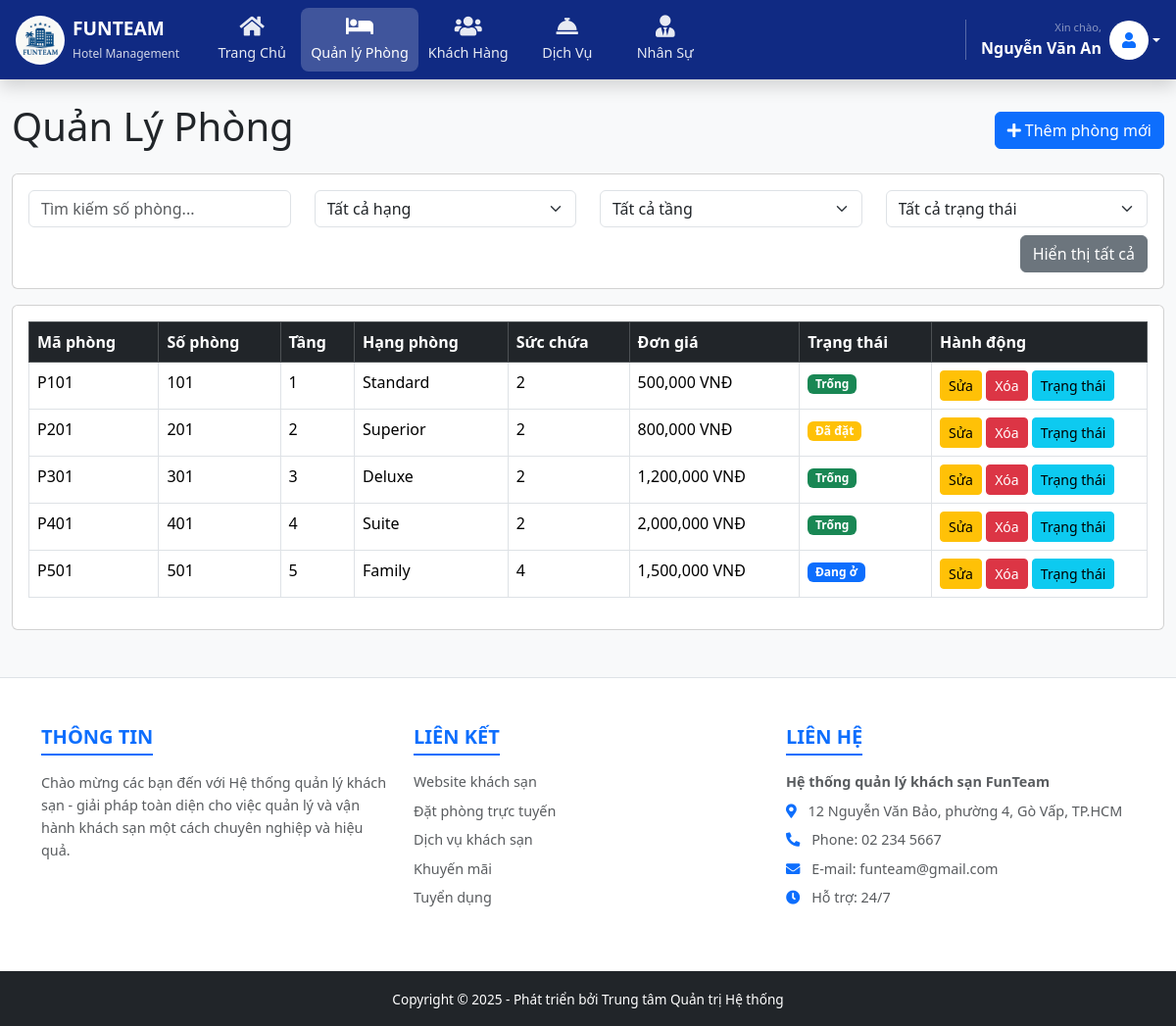
/hotel_management/dashboard.php?page=phong (signed in), run on the app's committed database.
### tables this page shows
CREATE TABLE `phong` (
  `maPhong` varchar(20) NOT NULL,
  `maLoaiPhong` varchar(20) default NULL,
  `tinhTrang` varchar(50) default NULL,
  `giaPhong` decimal(10,2) default NULL,
  `sucChua` int(11) default NULL,
  `tangPhong` varchar(20) default NULL,
  `soPhong` varchar(10) default NULL,
  `hangPhong` varchar(50) default NULL,
  PRIMARY KEY  (`maPhong`),
  KEY `maLoaiPhong` (`maLoaiPhong`)
);

### hotel_management/controller/phongController.php (called while the page is built, shortened)
<?php
require_once dirname(__FILE__) . '/../model/PhongModel.php';
$phongModel = new PhongModel();
$dsPhong = $phongModel->getDanhSachPhong();
include dirname(__FILE__) . '/../view/quanlyphong.php';
?>

### hotel_management/model/PhongModel.php (called while the page is built, shortened)
<?php
require_once dirname(__FILE__) . '/../config/database.php';
class PhongModel {
    private $conn;
    public function __construct() {
        $database = new Database();
        $this->conn = $database->getConnection();
    }
    public function getDanhSachPhong() {
        $sql = "SELECT maPhong AS MaPhong, soPhong AS SoPhong, tangPhong AS Tang, hangPhong AS HangPhong, sucChua AS SucChua, giaPhong AS DonGia, tinhTrang AS TrangThai FROM phong ORDER BY CAST(tangPhong AS UNSIGNED), CAST(soPhong AS UNSIGNED)";
        $stmt = $this->conn->query($sql);
        return $stmt->fetchAll(PDO::FETCH_ASSOC);
    }
}
?>

### hotel_management/config/database.php (called while the page is built, shortened)
<?php
class Database {
    private $host = "localhost";
    private $db_name = "quanlykhachsan";
    private $username = "root";
    private $password = "";
    public function getConnection() {
        $this->conn = null;
        try {
            $dsn = "mysql:host={$this->host};dbname={$this->db_name};charset=utf8mb4";
            $options = array(
                PDO::ATTR_ERRMODE => PDO::ERRMODE_EXCEPTION,
                PDO::ATTR_DEFAULT_FETCH_MODE => PDO::FETCH_ASSOC,
                PDO::ATTR_EMULATE_PREPARES => false,
                PDO::MYSQL_ATTR_INIT_COMMAND => "SET NAMES 'utf8mb4'"
            );
            $this->conn = new PDO($dsn, $this->username, $this->password, $options);
        } catch(PDOException $e) {
            if (strpos($e->getMessage(), 'Unknown character set') !== false || strpos($e->getMessage(), "SQLSTATE[42000]") !== false) {
                try {
                    $dsn = "mysql:host={$this->host};dbname={$this->db_name};charset=utf8";
                    $options[PDO::MYSQL_ATTR_INIT_COMMAND] = "SET NAMES 'utf8'";
                    $this->conn = new PDO($dsn, $this->username, $this->password, $options);
                } catch(PDOException $ex) {
                    echo "Kết nối thất bại: " . $ex->getMessage();
                    exit;
                }
            } else {
                echo "Kết nối thất bại: " . $e->getMessage();
                exit;
            }
        }
        return $this->conn;
    }
}
?>

### hotel_management/view/quanlyphong.php (the view, shortened to what this page needs)
<div class="d-flex justify-content-between align-items-center mb-3">
    <h1>Quản Lý Phòng</h1>
    <button class="btn btn-primary" data-bs-toggle="modal" data-bs-target="#phongModal" id="btnThemPhong">
        <i class="fas fa-plus"></i> Thêm phòng mới
    </button>
</div>
<div class="card mb-3">
    <div class="card-body">
        <form id="formFilter" onsubmit="return false;">
            <div class="row">
                <div class="col-md-3">
                    <input type="text" id="searchKeyword" class="form-control" placeholder="Tìm kiếm số phòng...">
                </div>
                <div class="col-md-3">
                    <select id="filterHangPhong" class="form-select">
                        <option value="">Tất cả hạng</option>
                    </select>
                </div>
                <div class="col-md-3">
                    <select id="filterTang" class="form-select">
                        <option value="">Tất cả tầng</option>
                    </select>
                </div>
                <div class="col-md-3">
                    <select id="filterTrangThai" class="form-select">
                        <option value="">Tất cả trạng thái</option>
                    </select>
                </div>
            </div>
            <div class="mt-2 text-end">
                <button type="button" class="btn btn-secondary" id="btnResetFilter">
                    Hiển thị tất cả
                </button>
            </div>
        </form>
    </div>
</div>
<div class="card">
    <div class="card-body table-responsive">
        <table class="table table-bordered table-hover" id="tablePhong"> <thead class="table-dark">
                <tr>
                    <th>Mã phòng</th>
                    <th>Số phòng</th>
                    <th>Tầng</th>
                    <th>Hạng phòng</th>
                    <th>Sức chứa</th>
                    <th>Đơn giá</th>
                    <th>Trạng thái</th>
                    <th style="width: 220px;">Hành động</th>
                </tr>
            </thead>
            <tbody>
                <?php foreach($dsPhong as $phong): ?>
                <tr>
                    <td><?php echo $phong['MaPhong']; ?></td>
                    <td><?php echo $phong['SoPhong']; ?></td>
                    <td><?php echo $phong['Tang']; ?></td>
                    <td><?php echo $phong['HangPhong']; ?></td>
                    <td><?php echo htmlspecialchars($phong['SucChua']); ?></td>
                    <td><?php echo number_format($phong['DonGia']); ?> VNĐ</td>
                    <td>
                        <span class="badge <?php
                            switch($phong['TrangThai']){
                                case 'Trống': echo 'bg-success'; break;
                                case 'Đang ở': echo 'bg-primary'; break;
                                case 'Đã đặt': echo 'bg-warning'; break;
                            }
                        ?>">
                            <?php echo $phong['TrangThai']; ?>
                        </span>
                    </td>
                    <td>
                        <button class="btn btn-warning btn-sm btn-sua"
                                data-bs-toggle="modal" data-bs-target="#phongModal"
                                data-maphong="<?php echo $phong['MaPhong']; ?>"
                                data-sophong="<?php echo $phong['SoPhong']; ?>"
                                data-tang="<?php echo $phong['Tang']; ?>"
                                data-hangphong="<?php echo $phong['HangPhong']; ?>"
                                data-succhua="<?php echo htmlspecialchars($phong['SucChua']); ?>"
                                data-dongia="<?php echo $phong['DonGia']; ?>">
                            Sửa
                        </button>
                        <button class="btn btn-danger btn-sm btn-xoa"
                                data-maphong="<?php echo $phong['MaPhong']; ?>">
                            Xóa
                        </button>
                        <button class="btn btn-info btn-sm btn-update"
                                data-maphong="<?php echo $phong['MaPhong']; ?>"
                                data-trangthai="<?php echo $phong['TrangThai']; ?>">
                            Trạng thái
                        </button>
                    </td>
                </tr>
                <?php endforeach; ?>
            </tbody>
        </table>
    </div>
</div>

### hotel_management/view/layouts/header.php (shortened to what this page needs)
<!DOCTYPE html>
<html lang="vi">
<head>
    <link rel="stylesheet" href="assets/css/bootstrap.min.css">
    <link rel="stylesheet" href="https://cdnjs.cloudflare.com/ajax/libs/font-awesome/5.15.4/css/all.min.css" />
</head>
<body class="bg-light">
<nav class="navbar navbar-expand-lg navbar-dark bg-funteam shadow">
    <div class="container-fluid px-3">
        <a class="navbar-brand d-flex align-items-center me-4" href="dashboard.php">
            <img src="img/logos.jpg" alt="Logo" class="me-2">
            <div class="d-none d-xl-block text-white" style="line-height: 1.2;">
                <span class="fw-bold text-uppercase d-block" style="font-size: 1.2rem;">Funteam</span>
                <small style="font-size: 0.75rem; opacity: 0.8;">Hotel Management</small>
            </div>
        </a>
        <div class="collapse navbar-collapse" id="mainMenu">
            <ul class="navbar-nav me-auto mb-2 mb-lg-0">
                <li class="nav-item"><a class="nav-link <?php echo (!isset($_GET['page'])||$_GET['page']=='home')?'active':''; ?>" href="dashboard.php"><i class="fas fa-home nav-icon"></i><span>Trang Chủ</span></a></li>
                <li class="nav-item"><a class="nav-link <?php echo (isset($_GET['page'])&&$_GET['page']=='phong')?'active':''; ?>" href="dashboard.php?page=phong"><i class="fas fa-bed nav-icon"></i><span>Quản lý Phòng</span></a></li>
                <li class="nav-item"><a class="nav-link <?php echo (isset($_GET['page'])&&$_GET['page']=='khachhang')?'active':''; ?>" href="dashboard.php?page=khachhang"><i class="fas fa-users nav-icon"></i><span>Khách Hàng</span></a></li>
                <li class="nav-item"><a class="nav-link <?php echo (isset($_GET['page'])&&$_GET['page']=='dichvu')?'active':''; ?>" href="dashboard.php?page=dichvu"><i class="fas fa-concierge-bell nav-icon"></i><span>Dịch Vụ</span></a></li>
                <li class="nav-item"><a class="nav-link <?php echo (isset($_GET['page'])&&$_GET['page']=='nhanvien')?'active':''; ?>" href="dashboard.php?page=nhanvien"><i class="fas fa-user-tie nav-icon"></i><span>Nhân Sự</span></a></li>
            </ul>
            <div class="d-flex align-items-center mt-3 mt-lg-0 user-section">
                <div class="dropdown">
                    <a href="#" class="d-flex align-items-center text-white text-decoration-none dropdown-toggle" id="dropdownUser" data-bs-toggle="dropdown">
                        <div class="text-end me-2 d-none d-md-block">
                            <small class="d-block text-white-50" style="font-size: 0.7rem;">Xin chào,</small>
                            <span class="fw-bold"><?php echo isset($_SESSION['user']['hoTen']) ? $_SESSION['user']['hoTen'] : "Admin"; ?></span>
                        </div>
                        <div class="bg-white text-primary rounded-circle d-flex align-items-center justify-content-center" style="width: 40px; height: 40px;"><i class="fas fa-user"></i></div>
                    </a>
                </div>
            </div>
        </div>
    </div>
</nav>
<div class="container-fluid mt-4">

### hotel_management/dashboard.php (shortened to what this page needs)
<?php
require_once 'config/database.php';
try {
    require_once dirname(__FILE__) . '/model/PhongModel.php';
    $phongModel = new PhongModel();
    $listPhong = $phongModel->getDanhSachPhong();
} catch (Exception $ex) {
    $totalPhong = $totalKhach = $totalNV = $totalDV = 0;
    $revenueData = array_fill(0, 12, 0);
    $statPhong = array('DangO'=>0, 'DaDat'=>0, 'Trong'=>0, 'BaoTri'=>0);
    $recentBookings = array();
    $currentOccupied = array();
    $todayChecks = array('checkIn' => array(), 'checkOut' => array());
}
include 'view/layouts/header.php';
$page = isset($_GET['page']) ? $_GET['page'] : 'home';
switch ($page) {
    case 'phong': include 'controller/phongController.php'; break;
}
include 'view/layouts/footer.php';
?>

### hotel_management/view/layouts/footer.php (shortened to what this page needs)
</div> <footer class="bg-white pt-5 mt-5 border-top">
    <div class="container">
        <div class="row">
            <div class="col-md-4 mb-4">
                <h5 class="fw-bold text-primary text-uppercase mb-3" style="border-bottom: 2px solid #0d6efd; display: inline-block; padding-bottom: 5px;">
                    Thông tin
                </h5>
                <p class="text-muted" style="font-size: 0.9rem; line-height: 1.6;">
                    Chào mừng các bạn đến với Hệ thống quản lý khách sạn - giải pháp toàn diện cho việc quản lý và vận hành khách sạn một cách chuyên nghiệp và hiệu quả.
                </p>
            </div>
            <div class="col-md-4 mb-4">
                <h5 class="fw-bold text-primary text-uppercase mb-3" style="border-bottom: 2px solid #0d6efd; display: inline-block; padding-bottom: 5px;">
                    Liên kết
                </h5>
                <ul class="list-unstyled" style="font-size: 0.9rem;">
                    <li class="mb-2"><a href="#" class="text-decoration-none text-muted">Website khách sạn</a></li>
                    <li class="mb-2"><a href="#" class="text-decoration-none text-muted">Đặt phòng trực tuyến</a></li>
                    <li class="mb-2"><a href="#" class="text-decoration-none text-muted">Dịch vụ khách sạn</a></li>
                    <li class="mb-2"><a href="#" class="text-decoration-none text-muted">Khuyến mãi</a></li>
                    <li class="mb-2"><a href="#" class="text-decoration-none text-muted">Tuyển dụng</a></li>
                </ul>
            </div>
            <div class="col-md-4 mb-4">
                <h5 class="fw-bold text-primary text-uppercase mb-3" style="border-bottom: 2px solid #0d6efd; display: inline-block; padding-bottom: 5px;">
                    Liên hệ
                </h5>
                <p class="text-muted fw-bold mb-2" style="font-size: 0.9rem;">Hệ thống quản lý khách sạn FunTeam</p>
                <ul class="list-unstyled text-muted" style="font-size: 0.9rem;">
                    <li class="mb-2">
                        <i class="fas fa-map-marker-alt text-primary me-2"></i>
                        12 Nguyễn Văn Bảo, phường 4, Gò Vấp, TP.HCM
                    </li>
                    <li class="mb-2">
                        <i class="fas fa-phone-alt text-primary me-2"></i>
                        Phone: 02 234 5667
                    </li>
                    <li class="mb-2">
                        <i class="fas fa-envelope text-primary me-2"></i>
                        E-mail: funteam@gmail.com
                    </li>
                    <li class="mb-2">
                        <i class="fas fa-clock text-primary me-2"></i>
                        Hỗ trợ: 24/7
                    </li>
                </ul>
            </div>
        </div>
    </div>
    <div class="bg-dark text-white text-center py-3 mt-4">
        <small style="font-size: 0.85rem;">Copyright © 2025 - Phát triển bởi Trung tâm Quản trị Hệ thống</small>
    </div>
</footer>
</body>
</html>

### hotel_management/view/layouts/header.php (style rules this page uses)
.bg-funteam { background-color: #102a83 !important; }
.navbar-nav .nav-link { display: flex !important; flex-direction: column !important; align-items: center !important; color: rgba(255,255,255,0.9) !important; font-size: 0.9rem; font-weight: 500; white-space: nowrap !important; min-width: 100px; padding: 8px 10px !important; border-radius: 8px; transition: all 0.2s ease; }
.navbar-nav .nav-link:hover, .navbar-nav .nav-link.active { color: #fff !important; background-color: rgba(255, 255, 255, 0.2); }
.nav-icon { font-size: 1.4rem; margin-bottom: 5px; }
.navbar-brand img { background: white; padding: 2px; border-radius: 50%; height: 50px; width: 50px; object-fit: contain; }
.user-section { border-left: 1px solid rgba(255,255,255,0.3); padding-left: 15px; margin-left: 10px; }

### data on the page
phong: maPhong "P101", soPhong "101", tangPhong "1", hangPhong "Standard", sucChua "2", giaPhong "500,000", tinhTrang "Trống"
phong: maPhong "P201", soPhong "201", tangPhong "2", hangPhong "Superior", sucChua "2", giaPhong "800,000", tinhTrang "Đã đặt"
phong: maPhong "P301", soPhong "301", tangPhong "3", hangPhong "Deluxe", sucChua "2", giaPhong "1,200,000", tinhTrang "Trống"
phong: maPhong "P401", soPhong "401", tangPhong "4", hangPhong "Suite", sucChua "2", giaPhong "2,000,000", tinhTrang "Trống"
phong: maPhong "P501", soPhong "501", tangPhong "5", hangPhong "Family", sucChua "4", giaPhong "1,500,000", tinhTrang "Đang ở"

### other printed values
$_SESSION['user']['hoTen'] "Nguyễn Văn An"
